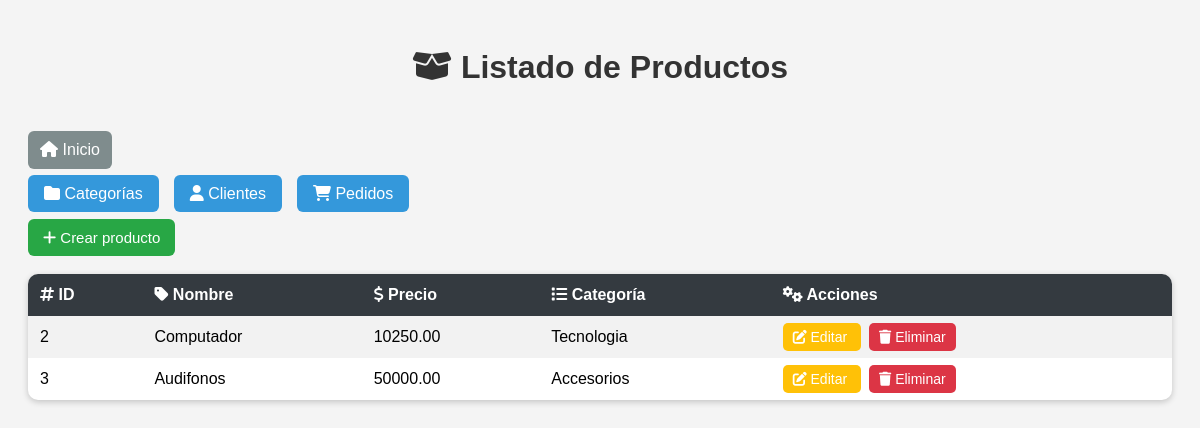
/productos/, run on the app's committed database.
### msimple/models.py (models this page shows, shortened)
class Producto(models.Model):
    nombre = models.CharField(max_length=150)
    precio = models.DecimalField(max_digits=10, decimal_places=2)
    categoria = models.ForeignKey(Categoria, on_delete=models.CASCADE)

class Categoria(models.Model):
    nombre = models.CharField(max_length=100)

### msimple/views.py (the view)
# urls.py: path('productos/', views.listar_productos, name='listar_productos'),
def listar_productos(request):
    productos = Producto.objects.select_related('categoria').all()
    return render(request, 'productos/listar.html', {'productos': productos})

### msimple/templates/productos/listar.html (shortened to what this page needs)
<!DOCTYPE html>
<html lang="es">
<head>
    <link rel="stylesheet" href="https://cdnjs.cloudflare.com/ajax/libs/font-awesome/6.5.0/css/all.min.css">
</head>
<body>
    <h1><i class="fa-solid fa-box-open"></i> Listado de Productos</h1>
    <a class="btn-volver" href="{% url 'index' %}">
        <i class="fa-solid fa-house"></i> Inicio
    </a>
    <nav>
        <ul>
            <li><a href="/categorias/"><i class="fa-solid fa-folder"></i> Categorías</a></li>
            <li><a href="/clientes/"><i class="fa-solid fa-user"></i> Clientes</a></li>
            <li><a href="/pedidos/"><i class="fa-solid fa-cart-shopping"></i> Pedidos</a></li>
        </ul>
    </nav>
    <a href="{% url 'crear_producto' %}" class="crear-btn">
        <i class="fa-solid fa-plus"></i> Crear producto
    </a>
    <table>
        <tr>
            <th><i class="fa-solid fa-hashtag"></i> ID</th>
            <th><i class="fa-solid fa-tag"></i> Nombre</th>
            <th><i class="fa-solid fa-dollar-sign"></i> Precio</th>
            <th><i class="fa-solid fa-list"></i> Categoría</th>
            <th><i class="fa-solid fa-gears"></i> Acciones</th>
        </tr>
        {% for p in productos %}
        <tr>
            <td>{{ p.id }}</td>
            <td>{{ p.nombre }}</td>
            <td>{{ p.precio }}</td>
            <td>{{ p.categoria.nombre }}</td>
            <td>
                <a href="{% url 'editar_producto' p.id %}" class="action-btn edit">
                    <i class="fa-solid fa-pen-to-square"></i> Editar
                </a>
                <a href="{% url 'eliminar_producto' p.id %}" class="action-btn delete">
                    <i class="fa-solid fa-trash"></i> Eliminar
                </a>
            </td>
        </tr>
        {% endfor %}
    </table>
</body>
</html>

### msimple/templates/productos/listar.html (style rules this page uses)
body { font-family: Arial, sans-serif; background: #f4f4f4; padding: 20px; }
h1 { color: #333; text-align: center; margin-bottom: 25px; }
a.crear-btn { display: inline-block; background: #28a745; color: white; padding: 10px 15px; margin-bottom: 18px; border-radius: 6px; text-decoration: none; font-size: 15px; }
table { width: 100%; border-collapse: collapse; background: white; border-radius: 10px; overflow: hidden; box-shadow: 0 2px 6px rgba(0, 0, 0, 0.2); }
th, td { padding: 12px; text-align: left; }
th { background: #343a40; color: white; }
tr:nth-child(even) { background: #f2f2f2; }
a.action-btn { margin-right: 8px; text-decoration: none; padding: 6px 10px; border-radius: 5px; color: white; font-size: 14px; }
.edit { background: #ffc107; }
.delete { background: #dc3545; }
.btn-volver { display: inline-block; margin: 20px auto 0; width: 60px; text-align: center; background: #7f8c8d; color: white; padding: 10px 12px; border-radius: 6px; text-decoration: none; transition: .2s; }
nav ul { list-style: none; padding: 0; display: flex; gap: 15px; flex-wrap: wrap; }
nav a { text-decoration: none; background: #3498db; padding: 10px 16px; color: white; border-radius: 6px; transition: .2s; }

### data on the page
Producto: id "2", nombre "Computador", precio "10250.00", categoria.nombre "Tecnologia"
Producto: id "3", nombre "Audifonos", precio "50000.00", categoria.nombre "Accesorios"
